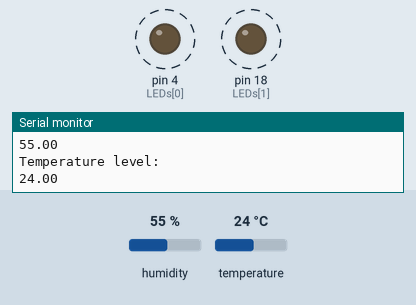
A sketch run on a simulated Arduino Mega 2560, built with avr-gcc and run on an emulated ATmega2560. Parts: output pins drawn as LEDs (lit = HIGH), the last lines printed to the serial monitor. Dashed ring = blinking. The inputs (shaded band) are chosen by the test bench; at power-on: humidity 55 %, temperature 24 °C.

Above: at 2.86 s.
2.9 s: humidity set to 88 %
At 3.77 s:
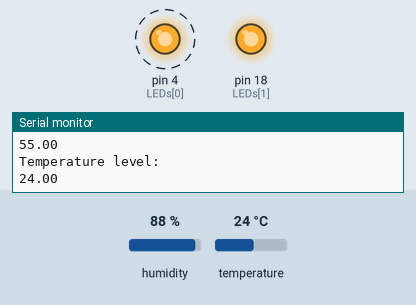
8.9 s: temperature set to 0 °C
At 9.06 s:
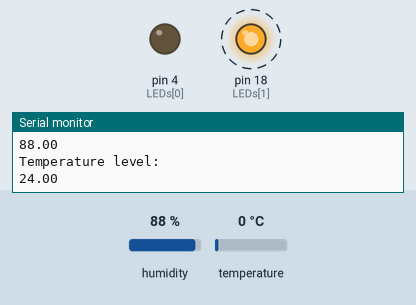
12.4 s: temperature set to 41 °C
At 13.73 s:
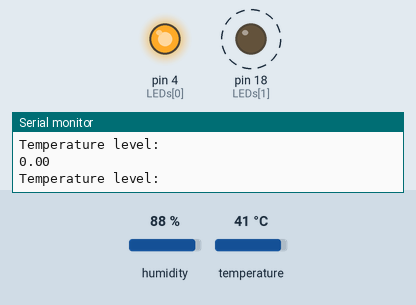
15.9 s: temperature set to 33 °C
19.4 s: humidity set to 22 %
Timing chart, 0 to 23.9 s (numbered marks = the images above; inputs shaded):
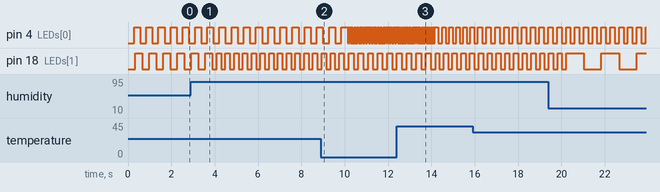

The sketch:

Ard3-1.ino
```cpp
#include <DHT.h>
#define DHTPIN 23  //pin digital, sensor de señal
#define DHTTYPE DHT11 //modelo a usar lol

DHT dht(DHTPIN, DHTTYPE); //requisitos de la librería

unsigned long previousMillis1 = 0;
unsigned long previousMillis2 = 0;

//Status booleanos
bool stat1=LOW;
bool stat2=LOW;

int LEDs[] = {4, 18};
int numLed = 2;

int facTemp = 37;
int facHum = 14;

void setup() {
  // put your setup code here, to run once:
  for (int i = 0; i < numLed; i++) {
    pinMode(LEDs[i], OUTPUT);
  }

  Serial.begin(9600);
  Serial.print("Sensor test");
  dht.begin();
}

void loop() {
  // put your main code here, to run repeatedly:
  float hum = dht.readHumidity();
  float temp = dht.readTemperature();

  const unsigned long interval1 = 250000/(temp*facTemp);
  const unsigned long interval2 = 250000/(hum*facHum);

  unsigned long currentMillis = millis();

  if (currentMillis - previousMillis1 >= interval1) {
    previousMillis1 = currentMillis;
    stat1 = !stat1;
    digitalWrite(LEDs[0], stat1);
    Serial.println("Temperature level: ");
    Serial.println(dht.readTemperature());
  }

  if (currentMillis - previousMillis2 >= interval2) {
    previousMillis2 = currentMillis;
    stat2 = !stat2;
    digitalWrite(LEDs[1], stat2);
    Serial.println("Humidity level: ");
    Serial.println(dht.readHumidity());
  }
}
```

Measured:
- by itself, pin 4 (LEDs[0]): alternates HIGH for 0.28 s and LOW for 0.28 s
